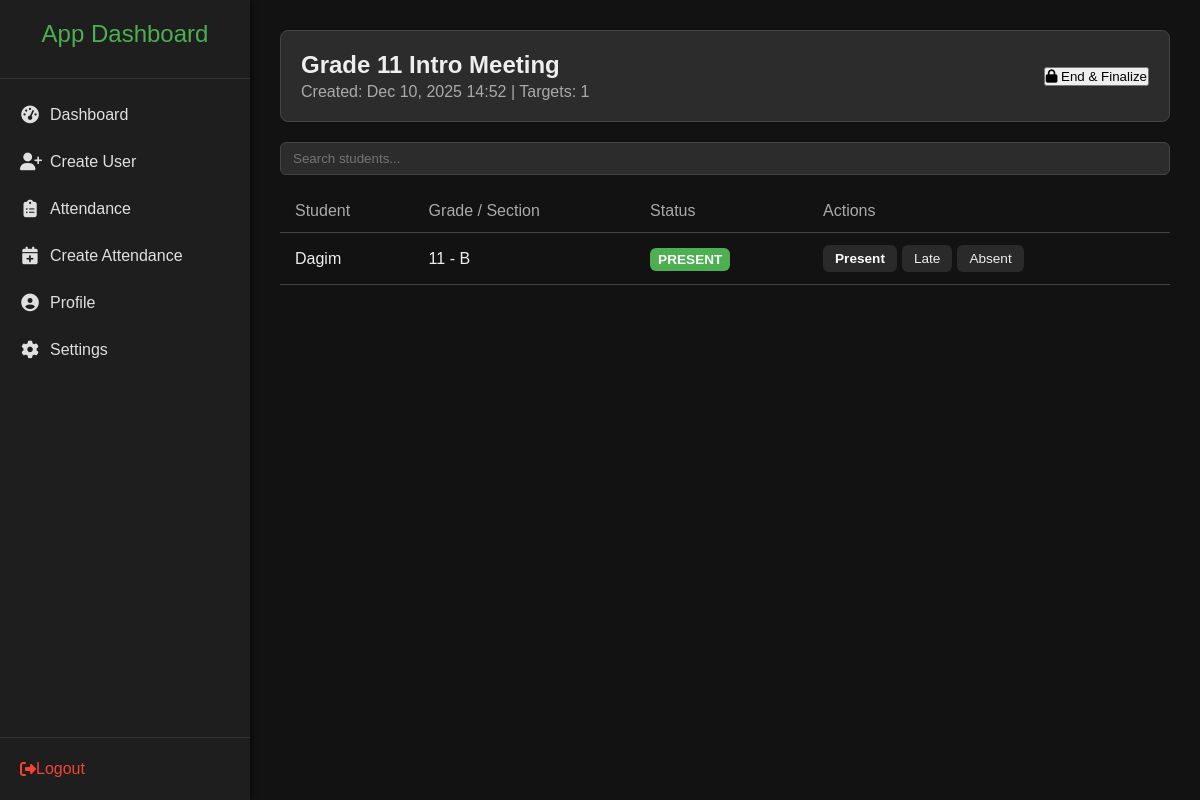
The app's page /ict/session/1/ (signed in) with its own data.
### attendance/models.py (models this page shows, shortened)
class AttendanceSession(models.Model):
    title = models.CharField(max_length=150)
    targets = models.ManyToManyField(
        User, related_name="attendance_sessions", blank=True
    )
    created_at = models.DateTimeField(auto_now_add=True)
    is_ended = models.BooleanField(default=False)

class Attendance(models.Model):
    STATUS_CHOICES = [
        ("present", "Present"),
        ("late", "Late"),
        ("absent", "Absent"),
    ]
    session = models.ForeignKey(
        AttendanceSession, on_delete=models.CASCADE, related_name="attendances"
    )
    user = models.ForeignKey(User, on_delete=models.CASCADE, related_name="attendances")
    attended_at = models.DateTimeField(auto_now_add=True)
    status = models.CharField(max_length=20, choices=STATUS_CHOICES, default="absent")
    class Meta:
        constraints = [
            models.UniqueConstraint(
                fields=["session", "user"], name="unique_session_user_attendance"
            )
        ]

### users/models.py (models this page shows, shortened)
class Profile(models.Model):
    FIELD_CHOICE = [
        ("frontend", "Frontend"),
        ("backend", "Backend"),
        ("ai", "AI"),
        ("embadded", "Embadded"),
        ("cyber", "Cyber"),
        ("other", "Other"),
    ]
    user = models.OneToOneField(User, on_delete=models.CASCADE, related_name="profile")
    grade = models.CharField(max_length=20)
    section = models.CharField(max_length=20)
    field = models.CharField(max_length=50, choices=FIELD_CHOICE, default="frontend")
    account = models.CharField(max_length=100, default="N/A")
    phone_number = models.CharField(max_length=20)

### attendance/views.py (the view, shortened to what this page needs)
@admin_required
def attendance_session_detail(request, session_id):
    session = get_object_or_404(AttendanceSession, id=session_id)
    targets_with_profiles = (
        User.objects.filter(attendance_sessions=session)
        .select_related("profile")
        .order_by("profile__grade", "profile__section", "username")
    )
    existing_records = Attendance.objects.filter(session=session)
    attendance_map = {record.user_id: record.status for record in existing_records}
    attendance_list = []
    for user in targets_with_profiles:
        profile = getattr(user, "profile", None)
        attendance_list.append(
            {
                "user": user,
                "profile": profile,
                "status": attendance_map.get(
                    user.id, "unmarked"
                ),  # Default to 'unmarked'
            }
        )
    return render(
        request,
        "attendance/session_detail.html",
        {"session": session, "attendance_list": attendance_list},
    )

### attendance/templates/attendance/session_detail.html (shortened to what this page needs)
{% extends 'fragments/dashboard_frag.html' %}
{% load static %}
{% block head %}
  <link rel="stylesheet" href="{% static 'attendance/css/session_detail.css' %}" />
{% endblock %}
{% block content %}
  <div class="session-header">
    <div>
      <h1>{{ session.title }}</h1>
      <p>Created: {{ session.created_at|date:'M d, Y H:i' }} | Targets: {{ attendance_list|length }}</p>
    </div>
    {% if not session.is_ended %}
      <form id="finalize-form" action="{% url 'close_attendance_session' session.id %}" method="POST">
        <button type="button" id="open-modal-btn" class="btn-danger"><i class="fas fa-lock"></i> End & Finalize</button>
      </form>
    {% else %}
      <span class="badge-closed">Session Closed</span>
    {% endif %}
  </div>
  <div class="search-container">
    <input type="text" id="search-student" placeholder="Search students..." />
  </div>
  <table class="attendance-table">
    <thead>
      <tr>
        <th>Student</th>
        <th>Grade / Section</th>
        <th>Status</th>
        {% if not session.is_ended %}
          <th>Actions</th>
        {% endif %}
      </tr>
    </thead>
    <tbody>
      {% for item in attendance_list %}
        <tr>
          <td>{{ item.user.username }}</td>
          <td>
            {% if item.profile %}
              {{ item.profile.grade }} - {{ item.profile.section }}
            {% endif %}
          </td>
          <td>
            <span class="status-label status-{{ item.status }}">{{ item.status|upper }}</span>
          </td>
          {% if not session.is_ended %}
            <td>
              <form method="POST" class="action-form">
                <button type="submit" name="status" value="present" class="btn-action btn-p {% if item.status == 'present' %}active{% endif %}">Present</button>
                <button type="submit" name="status" value="late" class="btn-action btn-l {% if item.status == 'late' %}active{% endif %}">Late</button>
                <button type="submit" name="status" value="absent" class="btn-action btn-a {% if item.status == 'absent' %}active{% endif %}">Absent</button>
              </form>
            </td>
          {% endif %}
        </tr>
      {% endfor %}
    </tbody>
  </table>
{% endblock %}

### attendance/static/attendance/css/session_detail.css (style rules this page uses)
:root { --bg-dark: #1f1f1f; --container-dark: #2c2c2c; --text-light: #eee; --text-muted: #aaa; --accent-green: #4caf50; --accent-orange: #ff9800; --accent-red: #f44336; --border-gray: #444; --hover-gray: #333; }
body { background: var(--bg-dark); color: var(--text-light); }
.session-header { display: flex; justify-content: space-between; align-items: center; background: var(--container-dark); padding: 20px; border-radius: 8px; margin-bottom: 20px; border: 1px solid var(--border-gray); }
.session-header h1 { margin: 0; font-size: 1.5rem; }
.session-header p { color: var(--text-muted); margin: 4px 0 0 0; }
.search-container { margin-bottom: 15px; }
.search-container input { width: 100%; padding: 8px 12px; border: 1px solid var(--border-gray); border-radius: 6px; background: var(--container-dark); color: var(--text-light); }
.attendance-table { width: 100%; border-collapse: collapse; }
.attendance-table th, .attendance-table td { padding: 12px 15px; text-align: left; border-bottom: 1px solid var(--border-gray); }
.attendance-table th { color: var(--text-muted); font-weight: 500; }
.status-label { padding: 4px 8px; border-radius: 6px; font-weight: bold; font-size: 0.85rem; }
.status-present { background: var(--accent-green); color: white; }
.action-form { display: flex; gap: 5px; }
.btn-action { padding: 6px 12px; border: none; border-radius: 6px; font-size: 0.85rem; cursor: pointer; transition: 0.2s; color: var(--text-light); }
.btn-p { background: #2a2a2a; }
.btn-l { background: #2a2a2a; }
.btn-a { background: #2a2a2a; }
.btn-action.active { color: white; font-weight: bold; }

### templates/fragments/dashboard_frag.html (style rules this page uses)
* { margin: 0; padding: 0; box-sizing: border-box; }
body { font-family: Arial, sans-serif; background: #0d0d0d; color: #eee; }
:root { --color-darkest-bg: #121212; --color-container-bg: #1e1e1e; --color-input-bg: #2a2a2a; --color-input-bg-focus: #383838; --color-border-dark: #333; --color-text-light: #e0e0e0; --color-placeholder: #888; --color-accent-green: #4caf50; --color-accent-green-hover: #45a049; --color-button-text: white; --color-shadow: rgba(0, 0, 0, 0.5); }

### records on screen
AttendanceSession: title "Grade 11 Intro Meeting", created_at "Dec 10, 2025 14:52"

### other values on screen
{{ attendance_list|length }} "1"
{{ item.user.username }} "Dagim"
{{ item.profile.grade }} "11"
{{ item.profile.section }} "B"
{{ item.status|upper }} "PRESENT"
